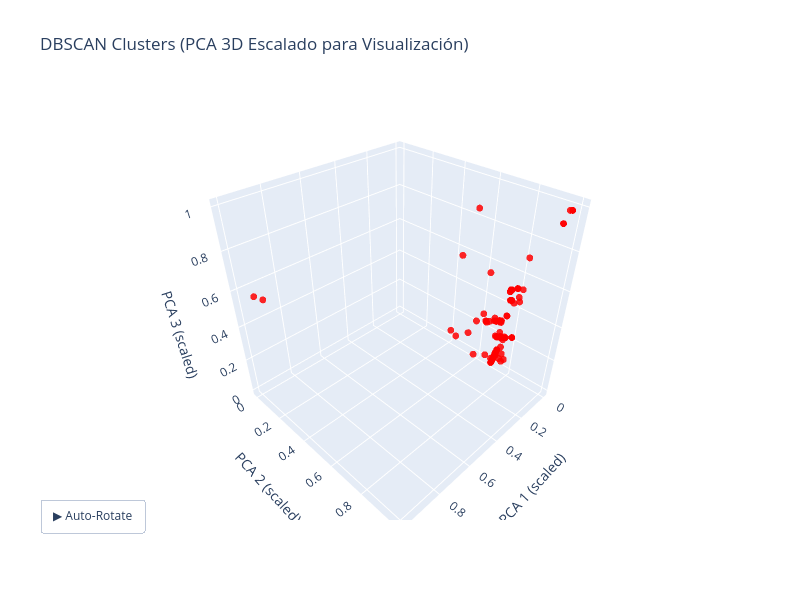

Notebook code for this chart:
### Markdown cell above
This bot:

Disables shell history
unset HISTORY HISTFILE …
→ Hides its activity (defense evasion).

### Code cell
fig = go.Figure()
colors = ['red', 'blue', 'green', 'black', 'purple', 'brown',
          'pink', 'gray', 'cyan', 'magenta']

for i, cluster in enumerate(unique_clusters):
    if cluster != -1:
        continue
    cluster_mask = clusters == cluster
    label = f"Cluster {cluster}" if cluster != -1 else "Noise"

    fig.add_trace(go.Scatter3d(
        x=X_pca_vis[cluster_mask, 0],
        y=X_pca_vis[cluster_mask, 1],
        z=X_pca_vis[cluster_mask, 2],
        mode='markers',
        marker=dict(
            size=4,
            color=colors[i % len(colors)],
            opacity=0.85
        ),
        name=label
    ))

# ==========================
# 4) Layout
# ==========================
fig.update_layout(
    title="DBSCAN Clusters (PCA 3D Escalado para Visualización)",
    scene=dict(
        xaxis_title='PCA 1 (scaled)',
        yaxis_title='PCA 2 (scaled)',
        zaxis_title='PCA 3 (scaled)'
    ),
    width=800,
    height=600
)


import numpy as np

# ==========================
# 4.1) Añadir rotación automática
# ==========================

def rotate_camera(angle):
    return dict(
        eye=dict(
            x=2*np.cos(angle),
            y=2*np.sin(angle),
            z=0.5
        )
    )

frames = []
angles = np.linspace(0, 2*np.pi, 120)  # 120 pasos para 360°

for angle in angles:
    frames.append(
        go.Frame(layout=dict(scene_camera=rotate_camera(angle)))
    )

fig.frames = frames

fig.update_layout(
    updatemenus=[
        dict(
            type="buttons",
            showactive=False,
            buttons=[
                dict(
                    label="▶ Auto-Rotate",
                    method="animate",
                    args=[
                        None,
                        dict(frame=dict(duration=50, redraw=True),
                             fromcurrent=True,
                             transition=dict(duration=0))
                    ]
                )
            ],
            x=0.1,
            y=0.05
        )
    ]
)


# ==========================
# 5) Mostrar figura
# ==========================
fig.show()

### Figure 1 — Plotly figure (JSON) as saved in the notebook; plotly's stock layout.template omitted (floating-point values rounded to 4 significant figures)
{"data": [{"marker": {"color": "red", "opacity": 0.85, "size": 4}, "mode": "markers", "name": "Noise", "type": "scatter3d", "x": [0.1117, 0.1712, 0.1672, 0.2555, 0.1529, 0.07744, 0.05925, 0.06823, 0.0776, 0.03933, 0.1503, 0.1383, 0.2328, 0.03933, 0.03933, 0.03933, 0.03933, 0.234, 0.1041, 0.05684, 0.2317, 0.2057, 0.1052, 0.3054, 0.1538, 0.1052, 0.03933, 0.02361, 0.01056, 0.01208, 0.004318, 0.00532, 0.008441, 0.1017, 0.008336, 0.006121, 0.06558, 0.006341, 0.03318, 0.01046, 0.07117, 0.1115, 0.00752, 0.01365, 0.06162, 0.03961, 0.01185, 0.004621, 0.03604, 0.006463, 0.01196, 0.01052, 0.004618, 0.01191, 0.09548, 0.01087, 0.03196, 0.0139, 0.01047, 0.9433, 0.05774, 0.01384, 0.1299, 0.006895, 0.02924, 0.036, 0.01384, 0.0119, 0.124, 0.116, 0.187, 0.05838, 0.02316, 0.02313, 0.07442, 0.04794, 0.04798, 0.06573, 0.05023, 0.06849, 0.03851, 0.05057, 0.2034, 1.0, 0.06831, 0.07786, 0.09326, 0.04754, 0.07142, 0.07321, 0.06995, 0.07766, 0.07781, 0.1227, 0.04735, 0.04735, 0.08712, 0.09648, 0.09961, 0.02318, 0.07108, 0.1732, 0.0474, 0.09161, 0.05265, 0.121, 0.0474, 0.02758], "y": [0.7771, 0.7499, 0.7454, 0.7511, 0.7541, 0.8047, 0.7868, 0.799, 0.6672, 0.8217, 0.7272, 0.8018, 0.6906, 0.8217, 0.8217, 0.8217, 0.8217, 0.6258, 0.7777, 0.7826, 0.6925, 0.6009, 0.7778, 0.6445, 0.68, 0.7826, 0.8217, 0.7455, 0.7203, 0.7247, 0.6982, 0.7034, 0.7134, 0.7861, 0.7136, 0.7044, 0.8002, 0.7066, 0.7751, 0.7204, 0.7978, 0.7793, 0.7109, 0.7306, 0.839, 0.7934, 0.725, 0.7007, 0.9679, 0.7064, 0.7248, 0.7203, 0.7007, 0.7249, 0.7831, 0.7198, 0.7724, 0.7303, 0.7204, 0.0, 0.8507, 0.7304, 0.7645, 0.7086, 0.7588, 0.968, 0.7304, 0.7249, 0.7629, 0.7735, 0.808, 0.7875, 0.8028, 0.8028, 0.8089, 0.7794, 0.7793, 0.7984, 0.8385, 0.7989, 0.8458, 0.8103, 0.7832, 0.1934, 0.794, 0.7819, 0.7874, 0.9997, 0.7969, 0.8097, 0.7981, 0.8067, 0.8064, 0.7692, 1.0, 1.0, 0.7855, 0.7838, 0.7867, 0.8028, 0.7971, 0.7454, 0.9999, 0.7968, 0.9925, 0.7718, 0.9999, 0.7425], "z": [0.2844, 0.3885, 0.3912, 0.2418, 0.3865, 0.4955, 0.3873, 0.5476, 0.3487, 0.2626, 0.6445, 0.1961, 0.971, 0.2626, 0.2626, 0.2626, 0.2626, 0.7263, 0.3788, 0.2359, 0.3279, 0.2427, 0.3783, 0.3564, 0.3509, 0.3718, 0.2626, 0.2154, 0.0782, 0.09476, 0.0, 0.01678, 0.05334, 0.3703, 0.05336, 0.02221, 0.2644, 0.02848, 0.07501, 0.07822, 0.2708, 0.2822, 0.0438, 0.1155, 0.5206, 0.1024, 0.0948, 0.00753, 0.9286, 0.02846, 0.09478, 0.07821, 0.00753, 0.09479, 0.3754, 0.07816, 0.1227, 0.1155, 0.07822, 0.5453, 0.5671, 0.1155, 0.3835, 0.03559, 0.0813, 0.9286, 0.1155, 0.09479, 0.3956, 0.2882, 0.2091, 0.3869, 0.5353, 0.5353, 0.4959, 0.5184, 0.5184, 0.2631, 0.49, 0.5477, 0.723, 0.469, 0.2265, 0.6475, 0.2623, 0.2621, 0.2804, 1.0, 0.5488, 0.4953, 0.5484, 0.4971, 0.497, 0.3811, 1.0, 1.0, 0.2733, 0.3748, 0.2781, 0.5353, 0.5487, 0.3955, 1.0, 0.2176, 0.9992, 0.3787, 1.0, 0.2447]}], "layout": {"height": 600, "scene": {"xaxis": {"title": {"text": "PCA 1 (scaled)"}}, "yaxis": {"title": {"text": "PCA 2 (scaled)"}}, "zaxis": {"title": {"text": "PCA 3 (scaled)"}}}, "title": {"text": "DBSCAN Clusters (PCA 3D Escalado para Visualización)"}, "updatemenus": [{"buttons": [{"args": [null, {"frame": {"duration": 50, "redraw": true}, "fromcurrent": true, "transition": {"duration": 0}}], "label": "▶ Auto-Rotate", "method": "animate"}], "showactive": false, "type": "buttons", "x": 0.1, "y": 0.05}], "width": 800}}
